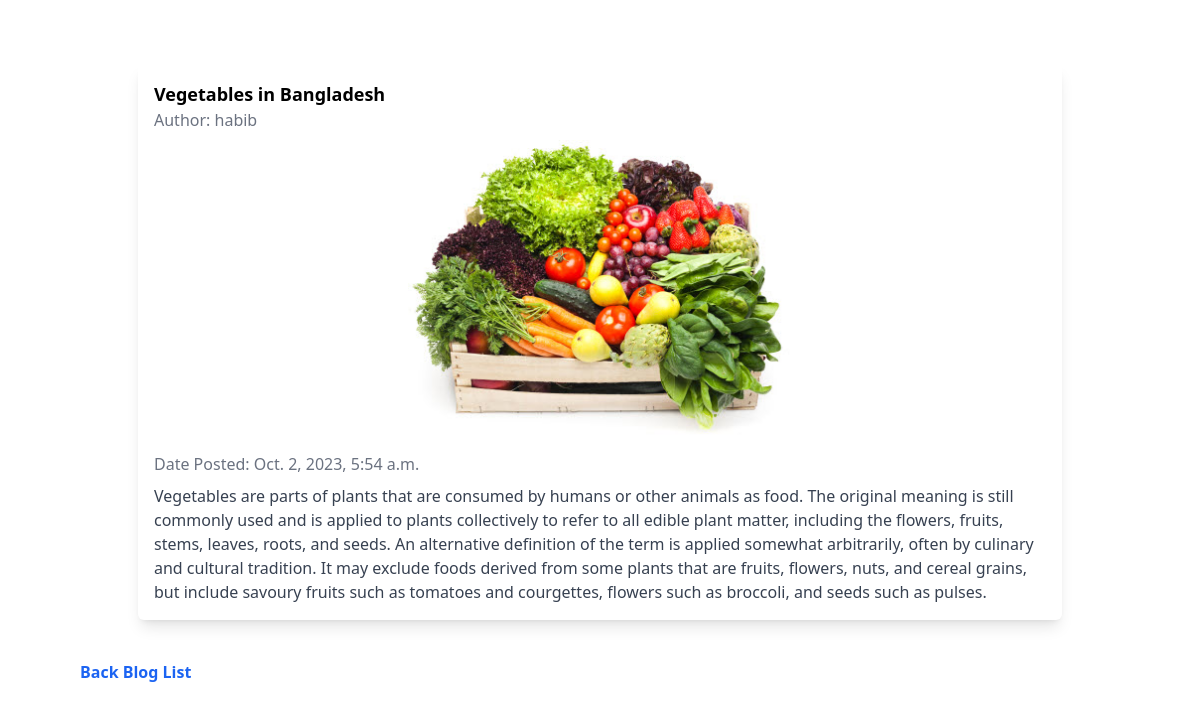
Page /blog/11/ on the committed database.
### agro/models.py (models this page shows, shortened)
class BlogPost(models.Model):
    title = models.CharField(max_length=200)
    content = models.TextField()
    author = models.ForeignKey(User, on_delete=models.CASCADE)
    image = models.ImageField(upload_to='product_images/', blank=True, null=True)
    date_posted = models.DateTimeField(auto_now_add=True)
    class Meta:
        ordering = ['-date_posted', ]

### agro/views.py (the view)
# urls.py: path('blog/<int:pk>/', views.BlogDetailView.as_view(), name='blog_detail'),
class BlogDetailView(DetailView):
    model = BlogPost
    template_name = 'agro/blog_detail.html'
    context_object_name = 'post'

### templates/agro/blog_detail.html (shortened to what this page needs)
{% extends "agro/base.html" %}
{% load static %}
    {% block content %}
    <main class="p-10">
        <div class="container mx-auto py-6">
            <div class="bg-white shadow-lg rounded-md p-4">
                <h2 class="text-lg font-semibold">{{ post.title }}</h2>
                <p class="text-gray-500 mb-2">Author: {{ post.author }}</p>
                <div class="flex justify-center">
                    <img src="{{ post.image.url }}" alt="{{ post.name }}"
                        class="mb-4 max-w-full h-auto rounded-lg" style="width: 400px;">
                </div>
                <p class="text-gray-500 mb-2">Date Posted: {{ post.date_posted }}</p>
                <p class="text-gray-700">{{ post.content|safe }}</p>
            </div>
        </div>
        <div class="p-4 ml-6">
            <a href="{% url 'agro:blog_list' %}" class="text-blue-600 font-bold">Back
                Blog List</a>
        </div>
    </main>
    {% endblock content %}

### rows in the picture
BlogPost: title "Vegetables in Bangladesh", author "habib", image (picture), date_posted "Oct. 2, 2023, 5:54 a.m.", content "Vegetables are parts of plants that are consumed by humans or other animals as food. The original meaning is still commonly used and is applied to plants collectively to refer to all edible plant matter, including the flowers, fruits, stems, leaves, roots, and seeds. An alternative definition of the term is applied somewhat arbitrarily, often by culinary and cultural tradition. It may exclude foods derived from some plants that are fruits, flowers, nuts, and cereal grains, but include savoury fruits such as tomatoes and courgettes, flowers such as broccoli, and seeds such as pulses."
